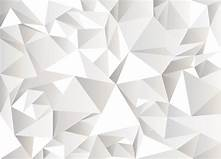
#> input picture whtbg.jpg, 221 x 159 px
$ jupyter execute t3.ipynb
#> lines starting #> are read from the running program, lines starting #| are printed output that depends on the picture
[cell 1]
import cv2

[cell 2]
whimg=cv2.imread('whtbg.jpg')
#> whimg is the input picture: shape (159, 221, 3); mean B, G, R 228.3, 230, 231.2

[cell 3]
cv2.imshow('whtbg.jpg',whimg)
cv2.waitKey()
cv2.destroyAllWindows()

[cell 4]
whimg.shape
#> Out = (159, 221, 3)

[cell 5]
whimg_left_part=whimg[:,:160]
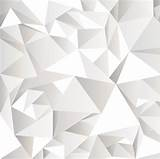
#> whimg_left_part: shape (159, 160, 3); mean B, G, R 229, 230.7, 231.8

[cell 6]
cv2.imshow('left-part',whimg_left_part)
cv2.waitKey()
cv2.destroyAllWindows()

[cell 7]
whimg_left_part.shape
#> Out = (159, 160, 3)

[cell 8]
whimg_right_part=whimg[:,:160]

[cell 9]
cv2.imshow('right-part',whimg_right_part)
cv2.waitKey()
cv2.destroyAllWindows()

[cell 10]
whimg_right_part.shape
#> Out = (159, 160, 3)

[cell 11]
rimg=cv2.imread('redbg.jpg')
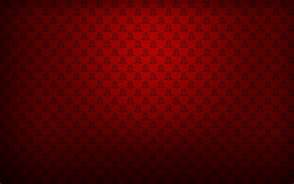
#> input picture redbg.jpg, 294 x 184 px
#> rimg is the input picture: shape (184, 294, 3); mean B, G, R 3, 2.5, 82.6

[cell 12]
cv2.imshow('redbg.jpg',rimg)
cv2.waitKey()
cv2.destroyAllWindows()

[cell 13]
rimg.shape
#> Out = (184, 294, 3)

[cell 14]
rimg_left_side=rimg[25:,:160]
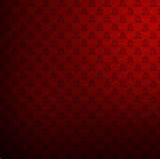
#> rimg_left_side: shape (159, 160, 3); mean B, G, R 2.9, 2.4, 81

[cell 15]
cv2.imshow('left',rimg_left_side)
cv2.waitKey()
cv2.destroyAllWindows()

[cell 16]
rimg_left_side.shape
#> Out = (159, 160, 3)

[cell 17]
rimg_right_side=rimg[25:,:160]

[cell 18]
cv2.imshow('right',rimg_right_side)
cv2.waitKey()
cv2.destroyAllWindows()

[cell 19]
rimg_right_side.shape

[cell 20]
#final_photo=whimg_left_part+rimg_right_part
final_photo_up=cv2.hconcat([whimg_left_part,rimg_left_side])
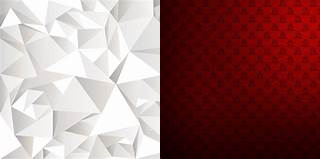
#> final_photo_up: shape (159, 320, 3); mean B, G, R 116, 116.5, 156.4
cv2.imshow('Final_up',final_photo_up)
cv2.waitKey(0)
cv2.destroyAllWindows()

[cell 21]
final_photo_up.shape

[cell 22]
final_photo_down=cv2.hconcat([rimg_right_side,whimg_right_part])
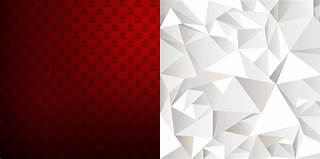
#> final_photo_down: shape (159, 320, 3); mean B, G, R 116, 116.5, 156.4
cv2.imshow('Final_down',final_photo_down)
cv2.waitKey(0)
cv2.destroyAllWindows()

[cell 23]
final_photo_down.shape

[cell 24]
final_photo=cv2.vconcat([final_photo_up,final_photo_down])
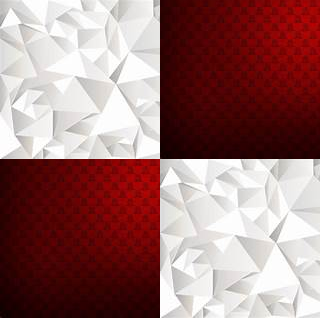
#> final_photo: shape (318, 320, 3); mean B, G, R 116, 116.5, 156.4
cv2.imshow('Final',final_photo)
cv2.waitKey(0)
cv2.destroyAllWindows()
